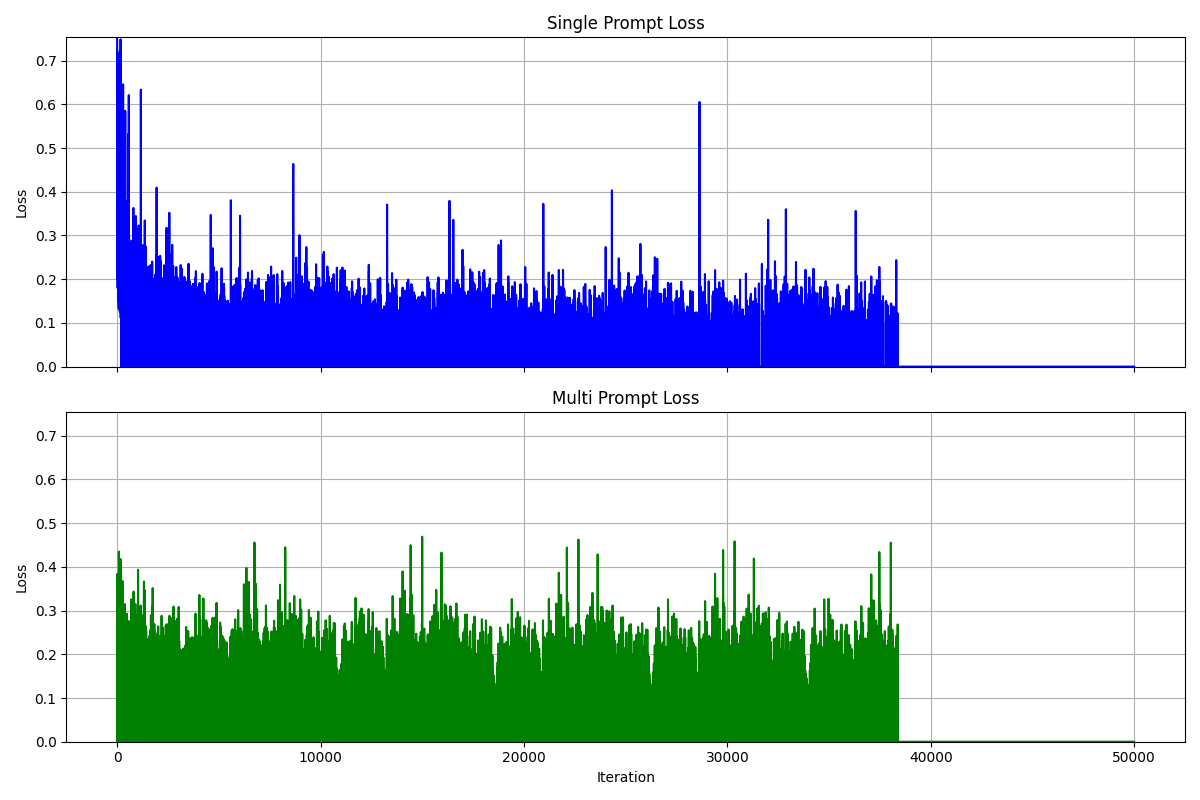

The Python source for this figure:
import torch
import matplotlib.pyplot as plt

# Load the loss data
data1 = torch.load("results_sp/loss/dino/dino_single_losses.pt")
data2 = torch.load("results_sp/loss/glip/glip_single_losses.pt")

# Set the target length
target_length = 50000

# Pad data1
if len(data1) < target_length:
    padding1 = torch.zeros(target_length - len(data1))
    data1 = torch.cat([data1, padding1])

# Pad data2
if len(data2) < target_length:
    padding2 = torch.zeros(target_length - len(data2))
    data2 = torch.cat([data2, padding2])

ymin = min(data1.min().item(), data2.min().item())
ymax = max(data1.max().item(), data2.max().item())

# Create subplots: 2 rows, 1 column
fig, axes = plt.subplots(2, 1, figsize=(12, 8), sharex=True)

# First subplot
axes[0].plot(data1, color="blue")
axes[0].set_title("Single Prompt Loss")
axes[0].set_ylabel("Loss")
axes[0].set_ylim(ymin, ymax)
axes[0].grid(True)

# Second subplot
axes[1].plot(data2, color="green")
axes[1].set_title("Multi Prompt Loss")
axes[1].set_xlabel("Iteration")
axes[1].set_ylabel("Loss")
axes[1].set_ylim(ymin, ymax)
axes[1].grid(True)

# Adjust layout
plt.tight_layout()
plt.savefig('loss.png')
